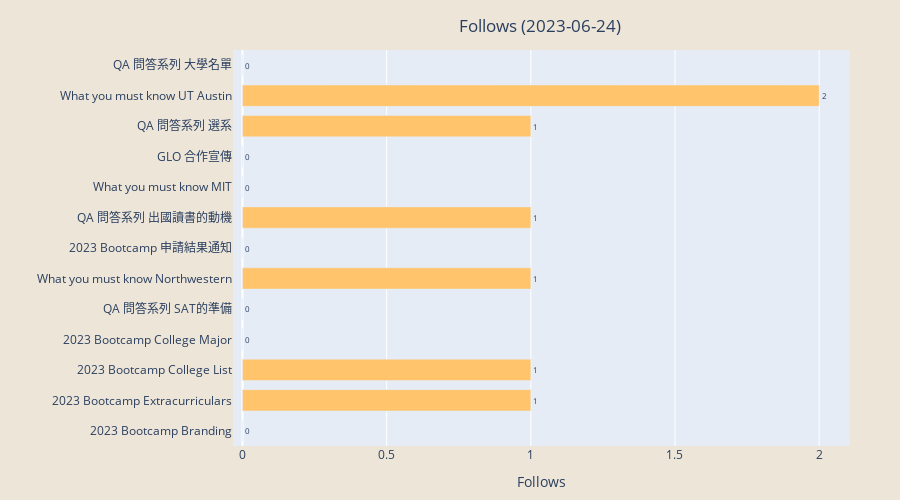

The cell this chart's notebook holds for it:
### Code cell
# Follows
plt.figure(figsize=(10,6))
plt.barh(df["label"], width = df["follows"], color = "#FFC46C") 
plt.title("Follows " + f"({date.today()})")
plt.xlabel("Number of Follows")
plt.rcParams['axes.facecolor'] = "#EDE5D8"
for index, value in enumerate(df["follows"]):
    plt.text(value, index,
             str(value), fontsize = 8)
#plt.savefig(f'follows_{date_format}.png', bbox_inches='tight')
#plt.show()
follows_plot = plt.gcf()

# Convert the Matplotlib bar plot to Plotly-compatible traces
data = go.Bar(
    y=df["label"],
    x=df["follows"],
    orientation='h',
    marker=dict(color="#FFC46C"),
    name="Follows"
)

# Create the layout for the plot
layout = go.Layout(
    title=dict(
    text="Follows " + f"({date.today()})",
    x=0.6,  # Set the x-position of the title to the center of the plot
    y=0.96   # Set the y-position of the title (0 is the top, 1 is the bottom)
    ),
    xaxis=dict(title="Follows"),
    yaxis=dict(title=""),
    paper_bgcolor="#EDE5D8",
    yaxis_tickfont=dict(size=12),
    bargap=0.3,
    height = 500,
    margin=dict(l=50, r=50, t=50, b=50)
)

# Create the Figure object and add the data and layout
follows_fig = go.Figure(data=data, layout=layout)

# Add text annotations to the bars
for i, value in enumerate(df["follows"]):
    follows_fig.add_annotation(
        x=value,
        y=df["label"][i],
        text="     " + str(value),
        font=dict(size=8),
        showarrow=False
    )

# Display the interactive plot
follows_fig.show()
#pio.write_image(follows_fig, f'follows_{date_format}.png')

### Figure 1 — Plotly figure (JSON) as saved in the notebook; plotly's stock layout.template omitted (floating-point values rounded to 4 significant figures)
{"data": [{"marker": {"color": "#FFC46C"}, "name": "Follows", "orientation": "h", "type": "bar", "x": [0, 1, 1, 0, 0, 1, 0, 1, 0, 0, 1, 2, 0], "y": ["2023 Bootcamp Branding", "2023 Bootcamp Extracurriculars", "2023 Bootcamp College List", "2023 Bootcamp College Major", "QA 問答系列 SAT的準備", "What you must know Northwestern", "2023 Bootcamp 申請結果通知", "QA 問答系列 出國讀書的動機", "What you must know MIT", "GLO 合作宣傳", "QA 問答系列 選系", "What you must know UT Austin", "QA 問答系列 大學名單"]}], "layout": {"annotations": [{"font": {"size": 8}, "showarrow": false, "text": "     0", "x": 0, "y": "2023 Bootcamp Branding"}, {"font": {"size": 8}, "showarrow": false, "text": "     1", "x": 1, "y": "2023 Bootcamp Extracurriculars"}, {"font": {"size": 8}, "showarrow": false, "text": "     1", "x": 1, "y": "2023 Bootcamp College List"}, {"font": {"size": 8}, "showarrow": false, "text": "     0", "x": 0, "y": "2023 Bootcamp College Major"}, {"font": {"size": 8}, "showarrow": false, "text": "     0", "x": 0, "y": "QA 問答系列 SAT的準備"}, {"font": {"size": 8}, "showarrow": false, "text": "     1", "x": 1, "y": "What you must know Northwestern"}, {"font": {"size": 8}, "showarrow": false, "text": "     0", "x": 0, "y": "2023 Bootcamp 申請結果通知"}, {"font": {"size": 8}, "showarrow": false, "text": "     1", "x": 1, "y": "QA 問答系列 出國讀書的動機"}, {"font": {"size": 8}, "showarrow": false, "text": "     0", "x": 0, "y": "What you must know MIT"}, {"font": {"size": 8}, "showarrow": false, "text": "     0", "x": 0, "y": "GLO 合作宣傳"}, {"font": {"size": 8}, "showarrow": false, "text": "     1", "x": 1, "y": "QA 問答系列 選系"}, {"font": {"size": 8}, "showarrow": false, "text": "     2", "x": 2, "y": "What you must know UT Austin"}, {"font": {"size": 8}, "showarrow": false, "text": "     0", "x": 0, "y": "QA 問答系列 大學名單"}], "bargap": 0.3, "height": 500, "margin": {"b": 50, "l": 50, "r": 50, "t": 50}, "paper_bgcolor": "#EDE5D8", "title": {"text": "Follows (2023-06-24)", "x": 0.6, "y": 0.96}, "xaxis": {"title": {"text": "Follows"}}, "yaxis": {"tickfont": {"size": 12}, "title": {"text": ""}}}}
